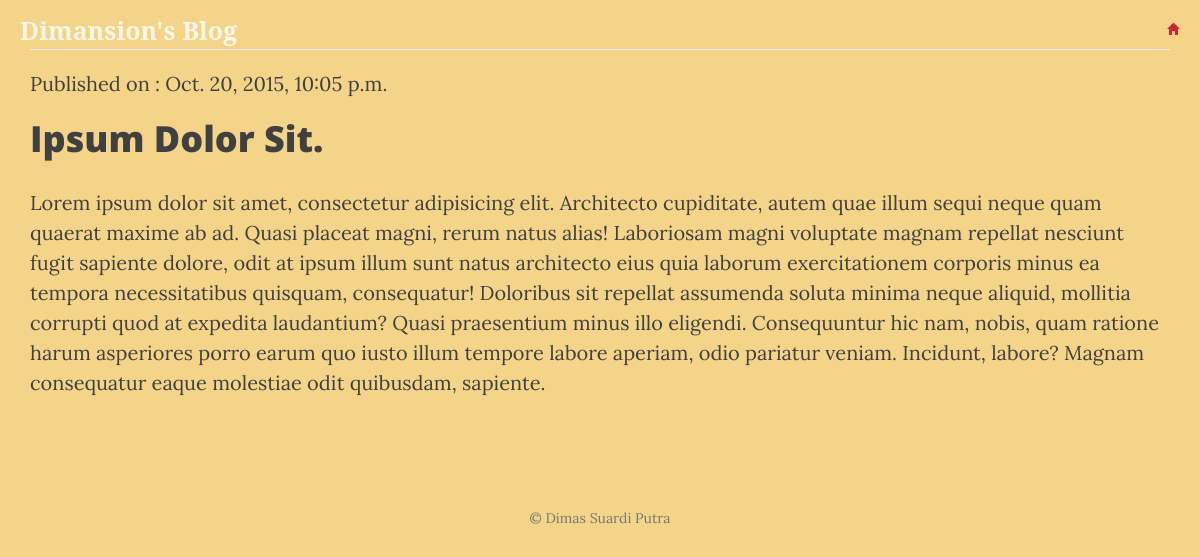
/blog/post/3/, run on the app's committed database.
### blog/models.py (models this page shows, shortened)
class Post(models.Model):
    author = models.ForeignKey('auth.User')
    title = models.CharField(max_length=200)
    text = models.TextField()
    created_date = models.DateTimeField(
            default=timezone.now)
    published_date = models.DateTimeField(
            blank=True, null=True)

### blog/views.py (the view)
# urls.py: url(r'^post/(?P<pk>[0-9]+)/$', views.post_detail, name='post_detail'),
def post_detail(request, pk):
    post = get_object_or_404(Post, pk=pk)
    return render(request, 'blog/post_detail.html', {'post': post})

### templates/blog/post_detail.html
{% extends "blog/base.html" %}
{% block content %}
    <div class="post">
        {% if post.published_date %}
            <div class="date">
                Published on : {{ post.published_date }}
            </div>
        {% endif %}
        <h1>{{ post.title }}</h1>
        <p>{{ post.text|linebreaks }}</p>
    </div>
{% endblock %}

### data on the page
Post: published_date "Oct. 20, 2015, 10:05 p.m.", title "Ipsum Dolor Sit.", text "Lorem ipsum dolor sit amet, consectetur adipisicing elit. Architecto cupiditate, autem quae illum sequi neque quam quaerat maxime ab ad. Quasi placeat magni, rerum natus alias! Laboriosam magni voluptate magnam repellat nesciunt fugit sapiente dolore, odit at ipsum illum sunt natus architecto eius quia laborum exercitationem corporis minus ea tempora necessitatibus quisquam, consequatur! Doloribus sit repellat assumenda soluta minima neque aliquid, mollitia corrupti quod at expedita laudantium? Quasi praesentium minus illo eligendi. Consequuntur hic nam, nobis, quam ratione harum asperiores porro earum quo iusto illum tempore labore aperiam, odio pariatur veniam. Incidunt, labore? Magnam…"
